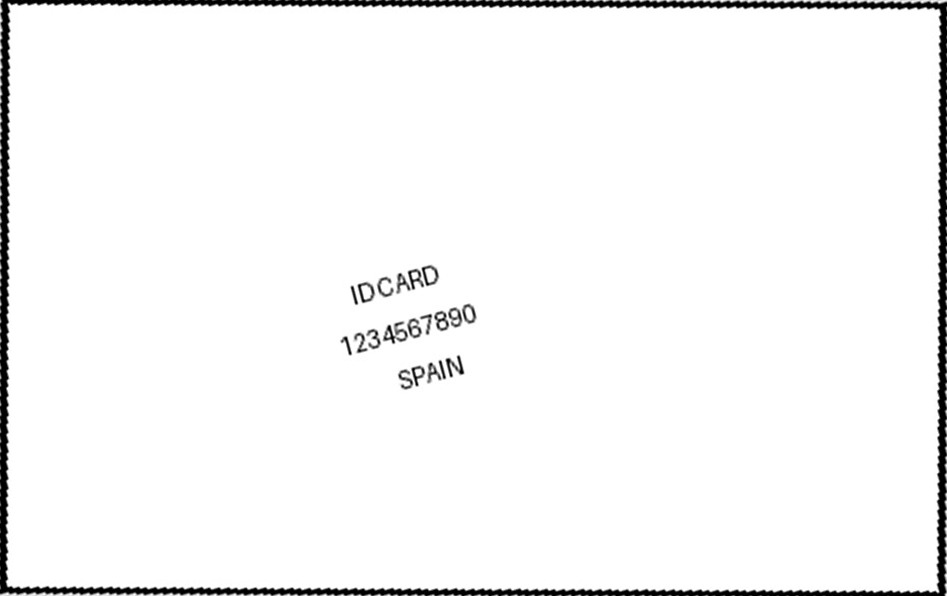
#> input picture smoke_test_smoke_test_test_id_card_crop_crop.jpg, 947 x 596 px
$ python -i cropper.py   (imports and definitions only)   (older library calls are emulated)
#> lines starting #> are read from the running program, lines starting #| are printed output that depends on the picture; after the words box and inside, x2 and y2 are one past the last pixel; in counts of white or black regions, pixels touching at a corner belong together
#> further down, picture is the input picture: shape (596, 947, 3); min 0, max 255, mean 245.5
import cv2, numpy as np, io, os, re
from dataclasses import dataclass
from typing import Optional, Dict, Any, Tuple
from PIL import Image, ImageOps
import pytesseract
from pytesseract import Output
try:
    import imutils
except ImportError:
    imutils = None

ID1_AR = 85.60/53.98  # ~1.586

@dataclass
class Settings:
    ar_tol: float = 0.6           # allowed deviation around ID1_AR before warp (more lenient for perspective)
    ar_tol_after: float = 0.4     # allowed deviation after warp (more lenient after warping)
    min_area_frac: float = 0.05   # quad must occupy >= 5% of image (keeps small IDs while rejecting receipts)
    max_area_frac: float = 0.98   # allow larger cards
    max_side_px: int = 1600       # downscale for speed before edge finding
    target_height: int = 600      # target height for output (width computed by AR)
    jpeg_quality: int = 92
    canny_lo_mult: float = 0.4    # lower threshold for better edge detection
    canny_hi_mult: float = 1.8    # higher threshold for better edge detection
    dilate_iter: int = 2          # more dilation to connect edges
    border_trim: int = 2          # pixels to trim after warp
    debug_mode: bool = False      # enable debug visualization

def _exif_correct(pil_img: Image.Image) -> Image.Image:
    # respect EXIF orientation
    return ImageOps.exif_transpose(pil_img)

def pil_to_bgr(pil_img: Image.Image) -> np.ndarray:
    rgb = np.array(pil_img.convert("RGB"))
    return cv2.cvtColor(rgb, cv2.COLOR_RGB2BGR)

def bgr_to_pil(bgr: np.ndarray) -> Image.Image:
    rgb = cv2.cvtColor(bgr, cv2.COLOR_BGR2RGB)
    return Image.fromarray(rgb)

# [582 lines left out: functions order_pts, find_card_by_color, refine_quad_with_lines, validate_quad_geometry, warp_to_id1_canvas, micro_trim_edges and 5 more, not called in this run]

def orient_with_osd(img_bgr: np.ndarray, min_width: int = 1000, conf_thresh: float = 5.0) -> Tuple[np.ndarray, int, float]:
    """
    Enhanced OSD with proper upscaling, binarization, and confidence parsing.
    Returns (corrected_image, rotation_degrees, confidence_score)
    """
#> called with min_width = 1000, conf_thresh = 5
    try:
        # Convert to grayscale
        g = cv2.cvtColor(img_bgr, cv2.COLOR_BGR2GRAY)

        # Upscale if too small (OSD works better on larger images)
        if g.shape[1] < min_width:
            scale = float(min_width) / g.shape[1]
#> scale = 1.06
            new_width = min_width
            new_height = int(g.shape[0] * scale)
#> new_height = 629
            g = cv2.resize(g, (new_width, new_height), interpolation=cv2.INTER_CUBIC)
#> g: shape (629, 1000)

        # Binarize with Otsu thresholding for better OSD accuracy
        _, g = cv2.threshold(g, 0, 255, cv2.THRESH_BINARY | cv2.THRESH_OTSU)
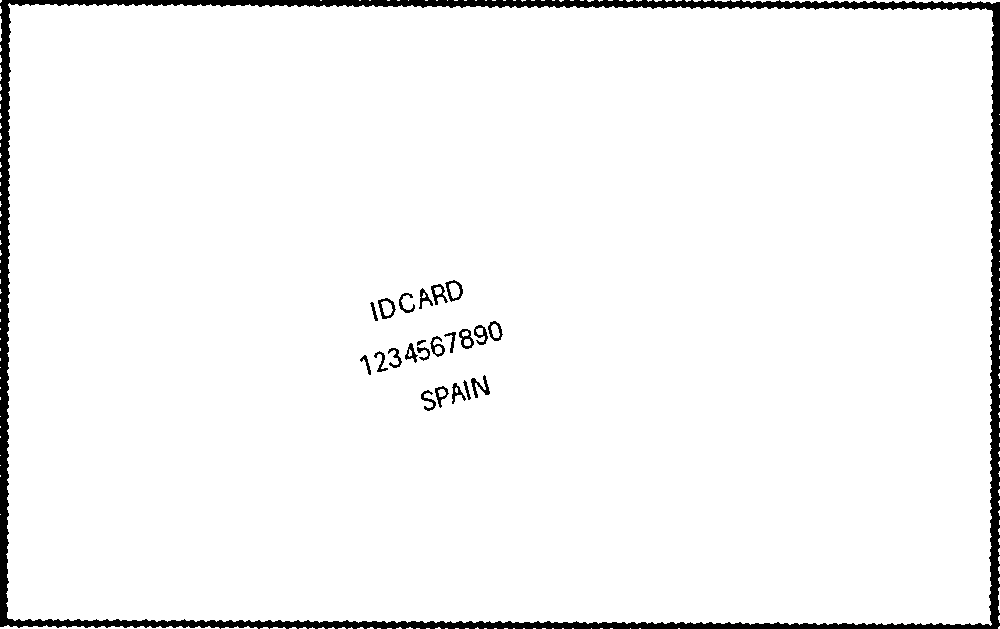
#> g: shape (629, 1000); 96.1% white; 23 black regions, largest, box (x1, y1, x2, y2) and area: (0, 0, 1000, 629) 22157, (471, 375, 490, 398) 167, (378, 298, 396, 319) 145

        # Run OSD with PSM 0 (orientation and script detection only)
        osd_output = pytesseract.image_to_osd(g, config="--psm 0")

        # Parse rotation and confidence from output
        rot_match = re.search(r"Rotate:\s+(\d+)", osd_output)
        conf_match = re.search(r"Orientation confidence:\s+([\d.]+)", osd_output)

        rot = int(rot_match.group(1)) if rot_match else 0
        conf = float(conf_match.group(1)) if conf_match else 0.0

        # Apply rotation correction only if confident
        if conf >= conf_thresh and rot in (90, 180, 270):
            if rot == 90:
                img_bgr = cv2.rotate(img_bgr, cv2.ROTATE_90_COUNTERCLOCKWISE)
            elif rot == 180:
                img_bgr = cv2.rotate(img_bgr, cv2.ROTATE_180)
            elif rot == 270:
                img_bgr = cv2.rotate(img_bgr, cv2.ROTATE_90_CLOCKWISE)

        return img_bgr, rot, conf

    except Exception as e:
        # If OSD fails completely, return original image with zero confidence
        return img_bgr, 0, 0.0

def blur_metric(bgr: np.ndarray) -> float:
    g = cv2.cvtColor(bgr, cv2.COLOR_BGR2GRAY)
    return float(cv2.Laplacian(g, cv2.CV_64F).var())

# [72 lines left out: function process_image_bytes, not called in this run]

>>> import cv2
>>> picture = cv2.imread('../smoke_test_smoke_test_test_id_card_crop_crop.jpg')
>>> result = orient_with_osd(picture)
